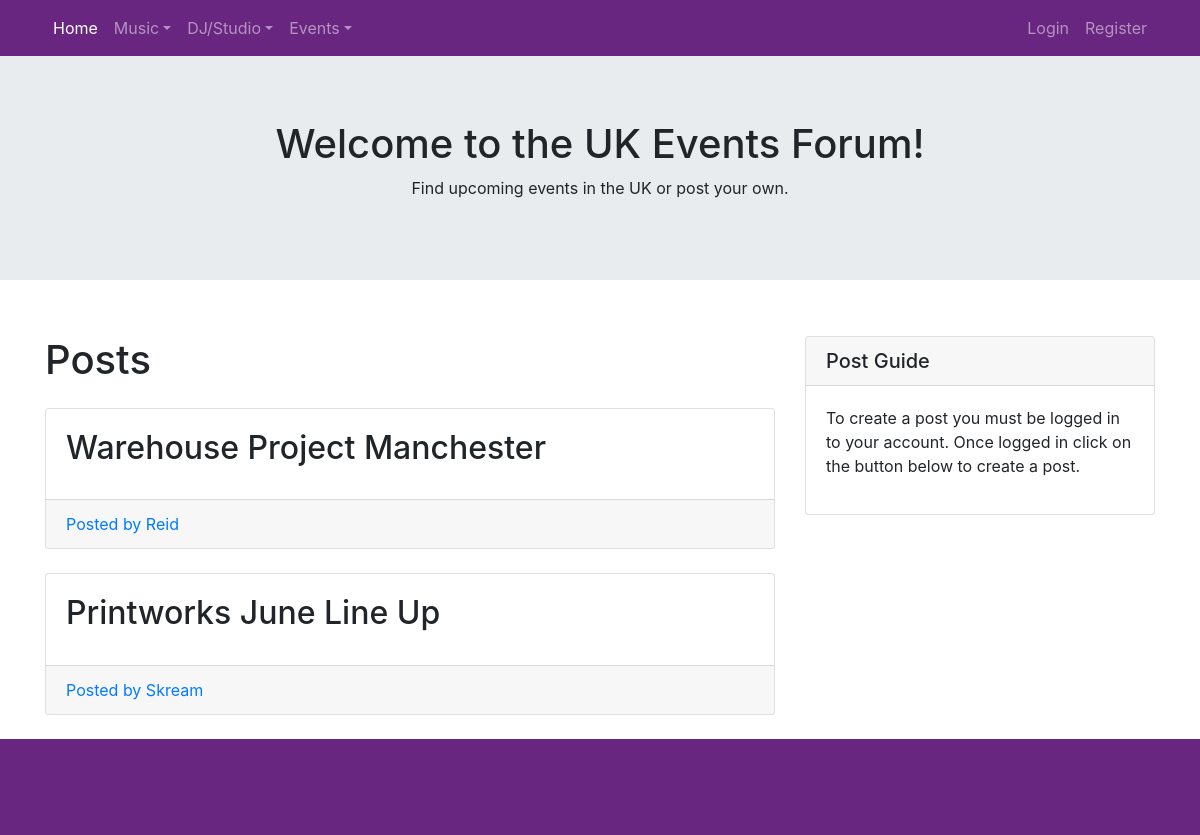
The page /ukevents/ on the database its author committed.
### tables this page shows
CREATE TABLE posts(
        postID INTEGER PRIMARY KEY,
        creatorID VARCHAR(100) NOT NULL,
        title VARCHAR(255) NOT NULL,
        content TEXT NOT NULL,
        pageID INTEGER NOT NULL,
        FOREIGN KEY (creatorID) REFERENCES users (username));

### app.py (the view)
@app.route("/ukevents/")
def ukev():
    with sqlite3.connect(database) as con:
        cur = con.cursor()
        cur.execute("SELECT * FROM posts WHERE pageID=1")
        posts = [dict(postID=row[0], creatorID=row[1], title=row[2], content=row[3]) for row in cur.fetchall()]
    return render_template("ukevents.html", posts=posts)

### templates/ukevents.html (shortened to what this page needs)
{% extends "base.html" %}
{% block content %}
<div class="jumbotron jumbotron-fluid">
    <div class="container">
      <h1 class="text-center">Welcome to the UK Events Forum!</h1>
      <p class="text-center">Find upcoming events in the UK or post your own.</p>
    </div>
</div>
<div class="container">
    <div class="row">
        <div class="col-md-8">
          <h1 class="my-4">Posts</h1>
          {% for post in posts %}
          <div class="card mb-4">
              <div class="card-body">
                <h2 class="card-title">{{ post.title }}</h2>
              </div>
              <div class="card-footer text-muted">
                <a href="/post/{{post.postID}}">Posted by {{ post.creatorID }}</a>
              </div>
          </div>
          {% endfor %}
        </div>
        <div class="col-md-4">
        <div class="card my-4">
            <h5 class="card-header">Post Guide</h5>
            <div class="card-body">
                <p>To create a post you must be logged in to your account. Once logged in click on the button below to create a post.</p>
            </div>
          </div>
          </div>
    </div>
</div>
{% endblock %}

### static/css/blog-home.css (style rules this page uses)
body { padding-top: 56px; }

### rows shown on the page
posts: title "Warehouse Project Manchester", creatorID "Reid"
posts: title "Printworks June Line Up", creatorID "Skream"
